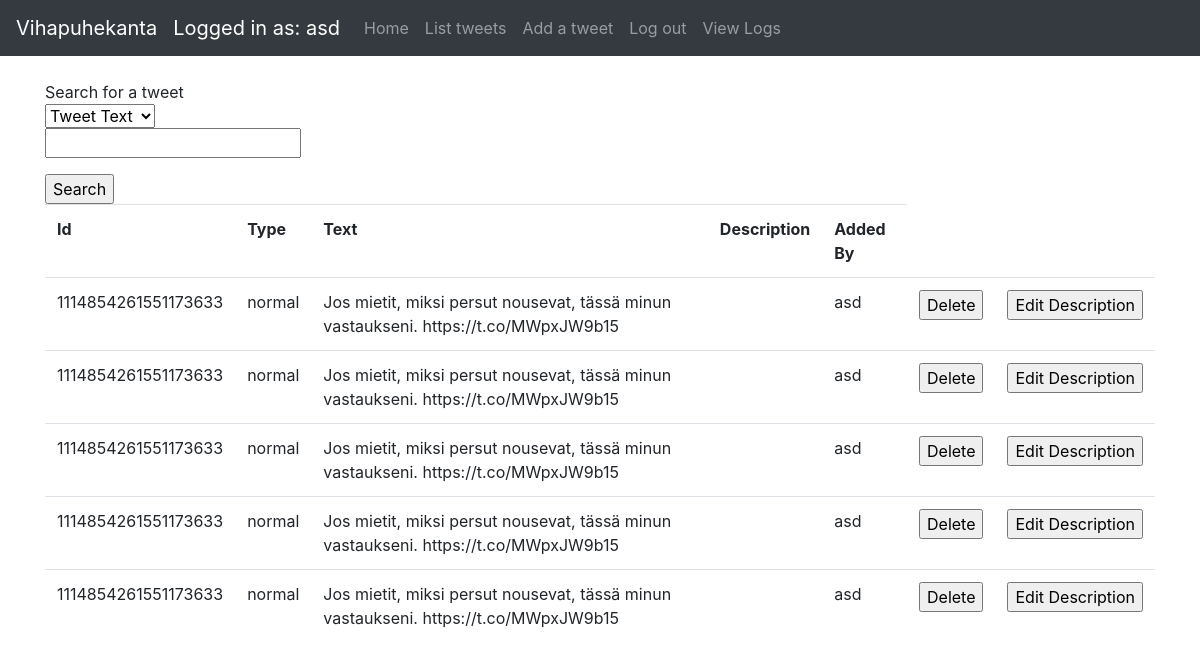
The page /tweets (signed in) on the database its author committed.
### application/auth/models.py (models this page shows, shortened)
class User(db.Model):
    __tablename__ = "account"
    id = db.Column(db.Integer, primary_key=True)
    date_created = db.Column(db.DateTime, default=db.func.current_timestamp())
    date_modified = db.Column(db.DateTime, default=db.func.current_timestamp(),
                              onupdate=db.func.current_timestamp())
    name = db.Column(db.String(144), nullable=False)
    username = db.Column(db.String(144), nullable=False)
    password = db.Column(db.String(144), nullable=False)
    tweets = db.relationship("Tweet", backref='account', lazy=True)

### application/tweets/models.py (models this page shows, shortened)
class Tweet(db.Model):
    id = db.Column(db.Integer, primary_key=True)
    date_created = db.Column(db.DateTime, default=db.func.current_timestamp())
    date_modified = db.Column(db.DateTime, default=db.func.current_timestamp(),
                              onupdate=db.func.current_timestamp())
    tweetid = db.Column(db.String(100))
    tweettype = db.Column(db.String(100))
    tweettext = db.Column(db.String(300))
    addedby = db.Column(db.String(100))
    tweetdescription = db.Column(db.String(100))
    account_id = db.Column(db.Integer, db.ForeignKey('account.id'),
                           nullable=False)

### application/tweets/views.py (the view)
@app.route("/tweets", methods=['GET', 'POST'])
@login_required
def tweets_index():
    search = TweetSearchForm(request.form)
    if request.method == 'POST':
        return search_results(search)
    tweets = tweet_query_user().all()
    return render_template("tweets/list.html", tweets=tweets, form=search)

### application/tweets/forms.py
class TweetSearchForm(Form):
    choices = [('Tweet Text', 'Tweet Text'), ('Tweet Type', 'Tweet Type')]
    select = SelectField('Search for tweets: ', choices=choices)
    search = StringField('')

### application/__init__.py (called while the page is built)
@login_manager.user_loader
def load_user(user_id):
    return User.query.get(user_id)

### application/tweets/views.py (called while the page is built)
def tweet_query_user():
    return db.session().query(Tweet).filter(Tweet.account_id == current_user.id)

### application/templates/tweets/list.html (shortened to what this page needs)
{% extends "layout.html" %}
{% block body %}
    {% if current_user.is_authenticated %}
        <div>Search for a tweet</div>
        <form method=post action="{{ url_for('tweets_index') }}">
            <d1>
                {{ form.select }}
                <p>
                    {{ form.search }}
            </d1>
            </p><input type="submit" value="Search"/>
        </form>
        <table class="table table-hover">
            <tr>
                <th>Id</th>
                <th>Type</th>
                <th>Text</th>
                <th>Description</th>
                <th>Added By</th>
            </tr>
            {% for tweet in tweets %}
                <tr>
                    <td>{{ tweet.tweetid }}</td>
                    <td>{{ tweet.tweettype }}</td>
                    <td>{{ tweet.tweettext }}</td>
                    <td>{{ tweet.tweetdescription }}</td>
                    <td>{{ tweet.addedby }}</td>
                    <td>
                        <form method="POST" action="{{ url_for('tweet_delete', id = tweet.id) }}">
                            <input type="submit" value="Delete">
                        </form>
                    </td>
                    <td>
                        <form method="GET" action="{{ url_for('tweets_view', id = tweet.id) }}">
                            <input type="submit" value="Edit Description">
                        </form>
                    </td>
                </tr>
            {% endfor %}
        </table>
    {% else %}
        <div>Log in</div>
    {% endif %}
{% endblock %}

### application/templates/layout.html (shortened to what this page needs)
<!DOCTYPE html>
<html>
<head>
    <link rel="stylesheet" href="https://maxcdn.bootstrapcdn.com/bootstrap/4.0.0/css/bootstrap.min.css"
>
</head>
<body>
<nav class="navbar navbar-expand-md navbar-dark bg-dark mb-4">
    <a class="navbar-brand" href="#">Vihapuhekanta</a>
    {% if current_user.is_authenticated %}
        <ul class="navbar-nav mr-auto">
            <li>
                <a class="navbar-brand" href="#">Logged in as: {{ current_user.name }}</a>
            </li>
            <li class="nav-item">
                <a class="nav-link" href="/">Home</a>
            </li>
            <li class="nav-item">
                <a class="nav-link" href="{{ url_for('tweets_index') }}">List tweets</a>
            </li>
            <li class="nav-item">
                <a class="nav-link" href="{{ url_for('tweets_form') }}">Add a tweet</a>
            </li>
            <li class="nav-item">
                <a class="nav-link" href="{{ url_for('auth_logout') }}">Log out</a>
            </li>
            <li class="nav-item">
                <a class="nav-link" href="{{ url_for('view_logs') }}">View Logs</a>
            </li>
        </ul>
    {% endif %}
</nav>
<main role="main" class="container">
    {% block body %}{% endblock %}
</main>
</body>
</html>

### rows shown on the page
User: name "asd"
Tweet: tweetid "1114854261551173633", tweettype "normal", tweettext "Jos mietit, miksi persut nousevat, tässä minun vastaukseni. https://t.co/MWpxJW9b15", addedby "asd"
Tweet: tweetid "1114854261551173633", tweettype "normal", tweettext "Jos mietit, miksi persut nousevat, tässä minun vastaukseni. https://t.co/MWpxJW9b15", addedby "asd"
Tweet: tweetid "1114854261551173633", tweettype "normal", tweettext "Jos mietit, miksi persut nousevat, tässä minun vastaukseni. https://t.co/MWpxJW9b15", addedby "asd"
Tweet: tweetid "1114854261551173633", tweettype "normal", tweettext "Jos mietit, miksi persut nousevat, tässä minun vastaukseni. https://t.co/MWpxJW9b15", addedby "asd"
Tweet: tweetid "1114854261551173633", tweettype "normal", tweettext "Jos mietit, miksi persut nousevat, tässä minun vastaukseni. https://t.co/MWpxJW9b15", addedby "asd"
